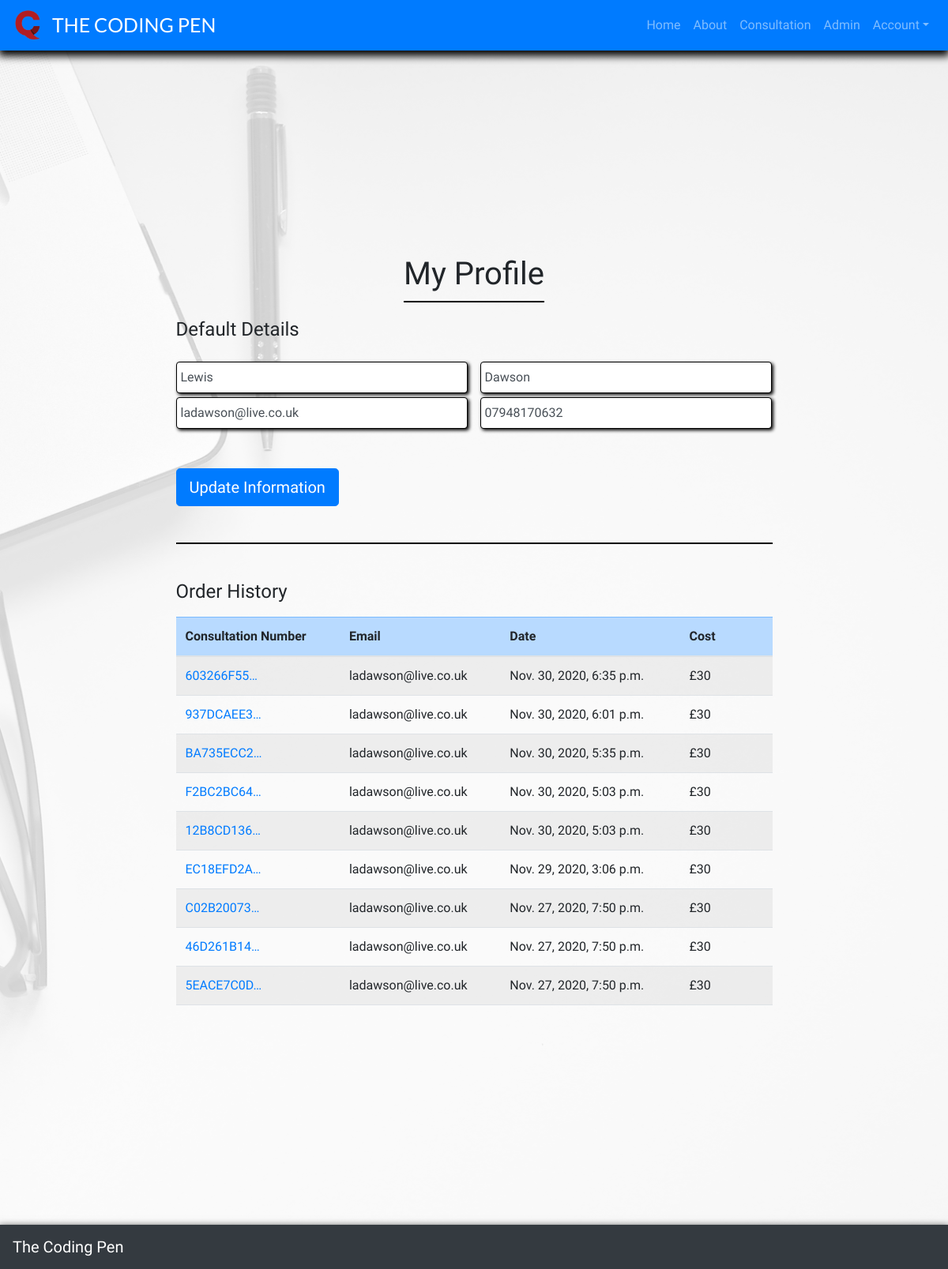
The page /profile/ (signed in) on the database as committed earlier.
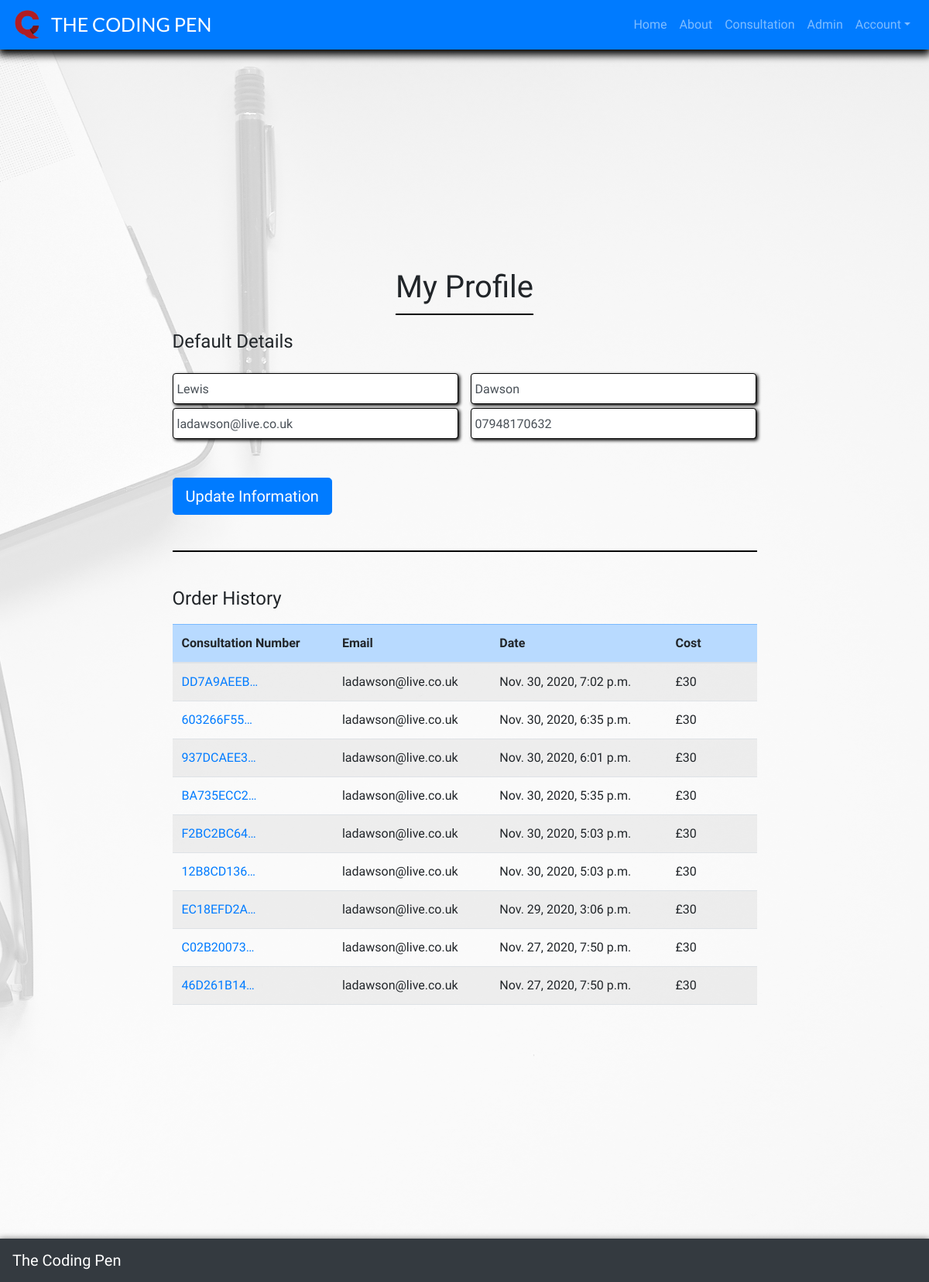
The same page on the database as committed later.
### profiles/models.py (models this page shows, shortened)
class UserProfile(models.Model):
    user = models.OneToOneField(User, on_delete=models.CASCADE)
    default_first_name = models.CharField(max_length=20, null=True, blank=True)
    default_last_name = models.CharField(max_length=20, null=True, blank=True)
    default_email = models.CharField(max_length=30, null=True, blank=True)
    default_phone_number = models.CharField(max_length=20, null=True, blank=True)

### consultation/models.py (models this page shows, shortened)
class Consultation(models.Model):
    consultation_number = models.CharField(max_length=32, null=False, editable=False)
    user_profile = models.ForeignKey(UserProfile, on_delete=models.SET_NULL,
                                     null=True, blank=True, related_name='consultation')
    first_name = models.CharField(max_length=20, null=False, blank=False)
    last_name = models.CharField(max_length=20, null=False, blank=False)
    email = models.EmailField(max_length=100, null=False, blank=False, default="")
    phone_number = models.CharField(max_length=30, null=False, blank=False)
    date = models.DateTimeField(auto_now_add=True)
    consultation_idea = models.TextField(max_length=3000, null=False, blank=False)
    consultation_cost = models.DecimalField(max_digits=5, decimal_places=2, null=False, default=30)
    stripe_pid = models.CharField(max_length=254, null=False, blank=False, default='')

### profiles/views.py (the view)
# urls.py: path('profile/', include('profiles.urls')),
@login_required
def profile(request):
    profile = get_object_or_404(UserProfile, user=request.user)
    form = UserProfileForm(instance=profile)
    consultations = profile.consultation.all().order_by('-date')
    if request.method == 'POST':
        form = UserProfileForm(request.POST, instance=profile)
        if form.is_valid():
            form.save()
            messages.success(request, 'Profile updated')
    template = 'profiles/profile.html'
    context = {
        'form': form,
        'consultations': consultations,
    }
    return render(request, template, context)

### profiles/forms.py
class UserProfileForm(forms.ModelForm):
    class Meta:
        model = UserProfile
        exclude = ('user',)
    def __init__(self, *args, **kwargs):
        super().__init__(*args, **kwargs)
        placeholders = {
            'default_first_name': 'First Name',
            'default_last_name': 'Last Name',
            'default_email': 'Email Address',
            'default_phone_number': 'Phone Number',
        }
        self.fields['default_first_name'].widget.attrs['autofocus'] = True
        for field in self.fields:
            self.fields[field].label = False
            self.fields[field].widget.attrs['placeholder'] = placeholders[field]
            self.fields[field].widget.attrs['class'] = 'stripe-style-input'

### profiles/templates/profiles/profile.html (shortened to what this page needs)
{% extends "base.html" %}
{% load static %}
{% block extra_css %}
<link rel="stylesheet" href="{% static 'css/profiles.css' %}">
{% endblock %}
{% block page_header %}
<div class="header-container"></div>
{% endblock %}
{% block content %}
<div class="background-overlay"></div>
<div class="container-fluid no-gutters h-100 consult-container">
	<div class="row h-100 justify-content-center align-items-center form-container">
		<div class="col my-auto title-box ">
			<div class="jumbotron">
				<div class="row justify-content-center">
					<h1 class="profile-title">
                        My Profile
                    </h1>
				</div>
                <h4 class="profile-title-sm">
                    Default Details
                </h4>
                <form action="{% url 'profile' %}" method="POST" id="profile-update-form">
                    {{ form|crispy }}
                    <button class="btn btn-primary btn-lg update-button-margin">
                        Update Information
                    </button>
                </form>
                <hr>
                <div class="col-12 table-container-padding">
                    <h4 class="profile-title-sm">
                        Order History
                    </h4>
                    <div class="col-12 table-body-custom table-responsive">
                        <table class="table table-striped">
                            <thead class="table-primary">
                                <tr>
                                    <th scope="col">Consultation Number</th>
                                    <th scope="col">Email</th>
                                    <th scope="col">Date</th>
                                    <th scope="col">Cost</th>
                                </tr>
                            </thead>
                            <tbody>
                                {% for consultation in consultations %}
                                    <tr>
                                        <td>
                                            <a href="{% url 'consultation_history' consultation.consultation_number %}"
                                            title="{{ consultation.consultation_number }}">
                                                {{ consultation.consultation_number|truncatechars:10 }}
                                            </a>
                                        </td>
                                        <td>{{ consultation.email }}</td>
                                        <td>{{ consultation.date }}</td>
                                        <td>£30</td>
                                    </tr>
                                {% endfor %}
                            </tbody>
                        </table>
                    </div>
                </div>
            </div>
        </div>
    </div>
</div>
{% endblock %}

### templates/base.html (shortened to what this page needs)
{% load static %}
<!doctype html>
<html lang="en">
    <head>
        {% block corecss %}
            <link rel="stylesheet" href="https://stackpath.bootstrapcdn.com/bootstrap/4.4.1/css/bootstrap.min.css">
            <link rel="stylesheet" href="https://use.fontawesome.com/releases/v5.15.1/css/all.css">
            <link type="text/css" rel="stylesheet" href="{% static 'css/base.css' %}">
        {% endblock %}
        {% block extra_css %}
        {% endblock %}
    </head>
    <body>
        <header class="container-fluid fixed-top p-0">
            <div class="row no-gutters">
                <div class="col-12">
                    <nav class="navbar navbar-expand-lg navbar-dark bg-primary w-100">
                        <a class="main-logo" href="{% url 'home' %}"></a>
                        <a class="navbar-brand logo-font" href="{% url 'home' %}"> The Coding Pen</a>
                        <div class="collapse navbar-collapse text-right flex-grow-1" id="navbarNavAltMarkup">
                            <div class="navbar-nav ml-auto flex-nowrap">
                                <ul class="navbar-nav mr-auto">
                                    <li class="nav-item">
                                        <a class="nav-link" href="{% url 'home' %}">Home <span class="sr-only">(current)</span></a>
                                    </li>
                                    <li class="nav-item">
                                        <a class="nav-link" href="{% url 'about' %}">About</a>
                                    </li>
                                    <li class="nav-item">
                                        <a class="nav-link"  href="{% url 'consultation' %}">Consultation</a>
                                    </li>
                                    {% if request.user.is_authenticated %}
                                        {% if request.user.is_superuser %}
                                            <li class="nav-item">
                                                <a class="nav-link" href="{% url 'admin_page' %}">Admin</a>
                                            </li>
                                        {% endif %}
                                    {% endif %}
                                    <li class="nav-item dropdown">
                                        <a class="nav-link dropdown-toggle" href="#" id="navbarDropdown" role="button" data-toggle="dropdown" aria-haspopup="true" aria-expanded="false">Account</a>
                                    </li>
                                </ul>
                            </div>
                        </div>
                    </nav>
                </div>
            </div>
        </header>
        {% block page_header %}
        {% endblock %}
        {% block content %}
        {% endblock %}
        <footer class="container-fluid fixed-bottom p-0">
            <div class="row no-gutters">
                <div class="col-12">
                    <nav class="footer navbar navbar-expand-lg navbar-dark bg-dark w-100">
                        <a class="navbar-brand" href="{% url 'home' %}">The Coding Pen</a>
                    </nav>
                </div>
            </div>
        </footer>
    </body>
</html>

### static/css/base.css (style rules this page uses)
html { height: 100% }
.header-container { padding-top: 59px; }
.jumbotron { max-width: 1070px; background-color: transparent; }
.footer { box-shadow: 0 -2px 5px black; }
.form-container { justify-content: center; display: flex; }
body { background: url('/media/background.jpg') no-repeat center center fixed; background-size: cover; height: calc(100vh - 59px); font-family: 'Patua One', cursive; }
.logo-font { text-transform: uppercase; font-family: 'Lato', sans-serif; font-size: 25px; }
.navbar { box-shadow: 0 5px 10px 2px black; }
.main-logo { background: url('/media/logo.png') no-repeat center center; background-size: cover; height: 40px; width: 40px; margin-right: 10px; }
button { background: none; border: none; }
input { border: 1px solid black; }
form { padding-bottom: 2%; }
input[type=text], input[type=password], input[type=number], input[type=email] { padding-left: 5px !important; }

### profiles/static/css/profiles.css (style rules this page uses)
.background-overlay { position: fixed; top: 0; left: 0; height: 100%; width: 100%; background-color: rgba(255, 255, 255, 0.8); }
.consult-container { display: flex; justify-content: center; }
.form-container { width: 50%; margin-left: 25%; margin-right: 25%; }
.jumbotron { width: 100%; max-width: 2000px; }
.profile-title { padding-bottom: 10px; border-bottom: 2px solid black; margin-bottom: 20px; }
.profile-title-sm { padding-bottom: 10px; }
hr { border: 1px solid black; background-color: black; }
#profile-update-form { padding-bottom: 30px; }
.table-container-padding { padding-top: 30px; padding-bottom: 30px; padding-left: 0; padding-right: 0; }
.table-body-custom { height: 500px; overflow-y: auto; padding-left: 0; padding-right: 0; }
.update-button-margin { margin-top: 20px; }
th { min-width: 100px; }
.title-box { padding-left: 0; padding-right: 0; }
.stripe-style-input { box-sizing: border-box; height: 40px; padding: 10px 12px; border: 1.5px solid black; border-radius: 4px; background-color: white; box-shadow: 2px 2px 4px 0 black; -webkit-transition: box-shadow 150ms ease; transition: box-shadow 150ms ease, border 150ms ease; }
.stripe-style-input::placeholder { color: #4a4a4f; }
#id_default_first_name, #id_default_last_name, #id_default_email, #id_default_phone_number { float: left; width: 49%; }
#id_default_first_name, #id_default_last_name { margin-bottom: 5px; }
#id_default_first_name, #id_default_email { margin-right: 2%; }
#id_default_email, #id_default_phone_number { margin-bottom: 30px; }
@media (max-width: 1600px) { .form-container { width: 70%; margin-left: 15%; margin-right: 15%; } }

Rows that differ between the two databases and show on the page:
no longer on this page (row unchanged): Consultation: consultation_number "5EACE7C0D…", email "ladawson@live.co.uk", date "Nov. 27, 2020, 7:50 p.m."
added Consultation: consultation_number "DD7A9AEEB…", email "ladawson@live.co.uk", date "Nov. 30, 2020, 7:02 p.m."
